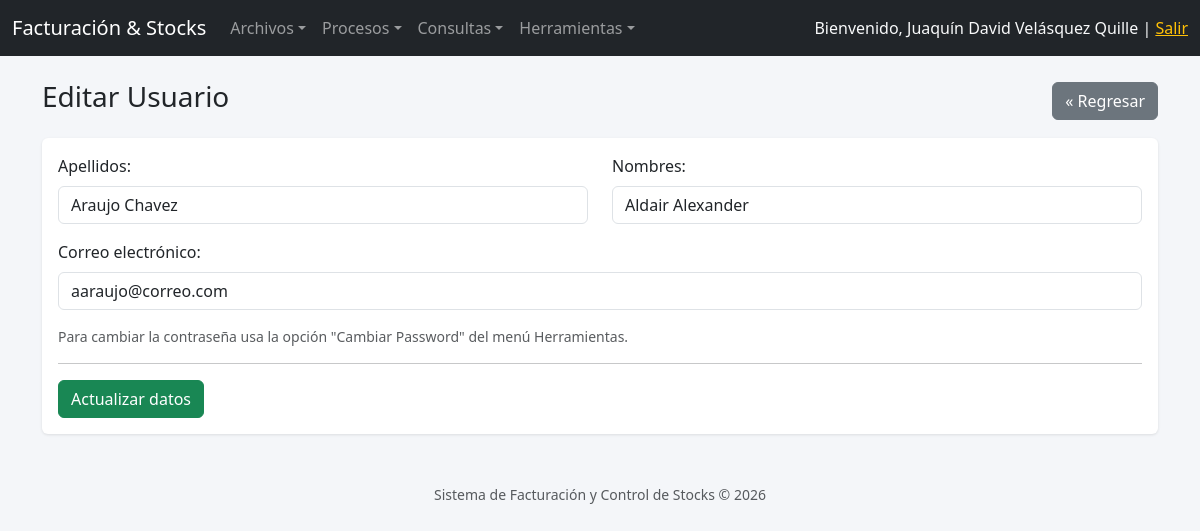
The page /usuarios/update.php?id=U02 (signed in) on the database its author committed.
### tables this page shows
CREATE TABLE usuarios (
  idusuario   VARCHAR(3) PRIMARY KEY,
  nomusuario  VARCHAR(15) NOT NULL UNIQUE,
  password    VARCHAR(255) NOT NULL,
  apellidos   VARCHAR(64) NOT NULL,
  nombres     VARCHAR(64) NOT NULL,
  email       VARCHAR(64),
  estado      CHAR(1) NOT NULL DEFAULT '1'   
);

### conexion/Conexion.php (called while the page is built, shortened)
<?php
class Conexion
{
    private static $instancia = null;
    private $host   = 'localhost';
    private $dbname = 'facturacion';
    private $user   = 'root';
    private $pass   = '';
    private function __construct()
    {
        try {
            $dsn = "mysql:host={$this->host};dbname={$this->dbname};charset=utf8mb4";
            $this->pdo = new PDO($dsn, $this->user, $this->pass, [
                PDO::ATTR_ERRMODE            => PDO::ERRMODE_EXCEPTION,
                PDO::ATTR_DEFAULT_FETCH_MODE => PDO::FETCH_OBJ,
                PDO::ATTR_EMULATE_PREPARES   => false,
            ]);
        } catch (PDOException $e) {
            die('Error de conexión a la base de datos: ' . $e->getMessage());
        }
    }
    public static function getConexion()
    {
        if (self::$instancia === null) {
            self::$instancia = new Conexion();
        }
        return self::$instancia->pdo;
    }
}

### clases/Usuario.php (called while the page is built, shortened)
<?php
require_once __DIR__ . '/../conexion/Conexion.php';
class Usuario
{
    private $pdo;
    public function __construct()
    {
        $this->pdo = Conexion::getConexion();
    }
    public function obtenerPorId($idusuario)
    {
        $sql = "SELECT * FROM usuarios WHERE idusuario = :id";
        $stmt = $this->pdo->prepare($sql);
        $stmt->execute([':id' => $idusuario]);
        return $stmt->fetch();
    }
}

### usuarios/update.php (the view, shortened to what this page needs)
<?php
require_once __DIR__ . '/../clases/Usuario.php';
$usuarioModel = new Usuario();
$idusuario = $_GET['id'] ?? '';
$usuario = $usuarioModel->obtenerPorId($idusuario);
require_once __DIR__ . '/../includes/header.php';
?>
<div class="d-flex justify-content-between align-items-center mb-3">
    <h3>Editar Usuario</h3>
    <a href="index.php" class="btn btn-secondary">&laquo; Regresar</a>
</div>
<div class="card">
<div class="card-body">
<form method="POST" action="update.php?id=<?php echo urlencode($idusuario); ?>">
    <div class="row mb-3">
        <div class="col-md-6">
            <label class="form-label">Apellidos:</label>
            <input type="text" name="apellidos" class="form-control" required
                   value="<?php echo htmlspecialchars($usuario->apellidos); ?>">
        </div>
        <div class="col-md-6">
            <label class="form-label">Nombres:</label>
            <input type="text" name="nombres" class="form-control" required
                   value="<?php echo htmlspecialchars($usuario->nombres); ?>">
        </div>
    </div>
    <div class="mb-3">
        <label class="form-label">Correo electrónico:</label>
        <input type="email" name="email" class="form-control"
               value="<?php echo htmlspecialchars($usuario->email); ?>">
    </div>
    <p class="text-muted small">Para cambiar la contraseña usa la opción "Cambiar Password" del menú Herramientas.</p>
    <hr>
    <button type="submit" class="btn btn-success">Actualizar datos</button>
</form>
</div>
</div>
<?php require_once __DIR__ . '/../includes/footer.php'; ?>

### css/style.css (style rules this page uses)
body { background-color: #f4f6f9; }
.card { box-shadow: 0 1px 3px rgba(0,0,0,.1); border: none; }

### rows shown on the page
usuarios: apellidos "Araujo Chavez", nombres "Aldair Alexander", email "aaraujo@correo.com"

### other values the page prints
$_SESSION['nombres'] "Juaquín David Velásquez Quille"
